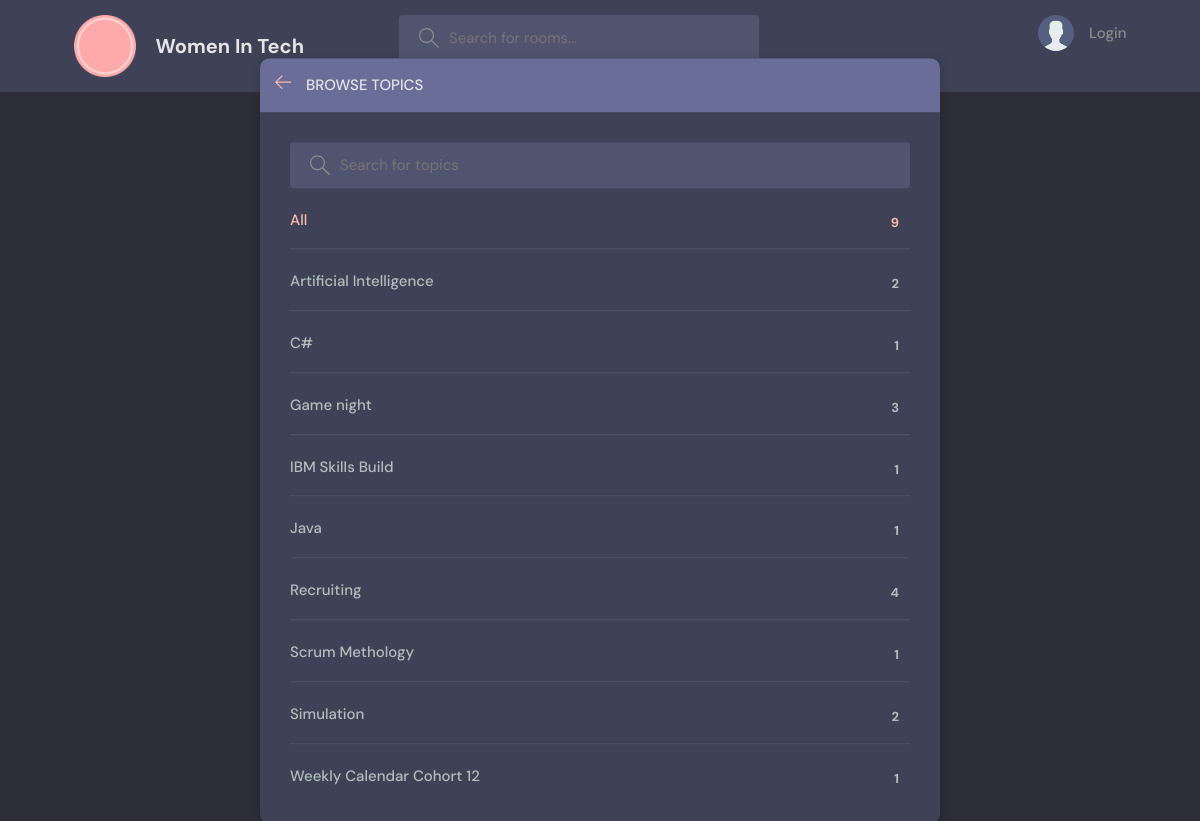
Before: /topics/ with the older database file.
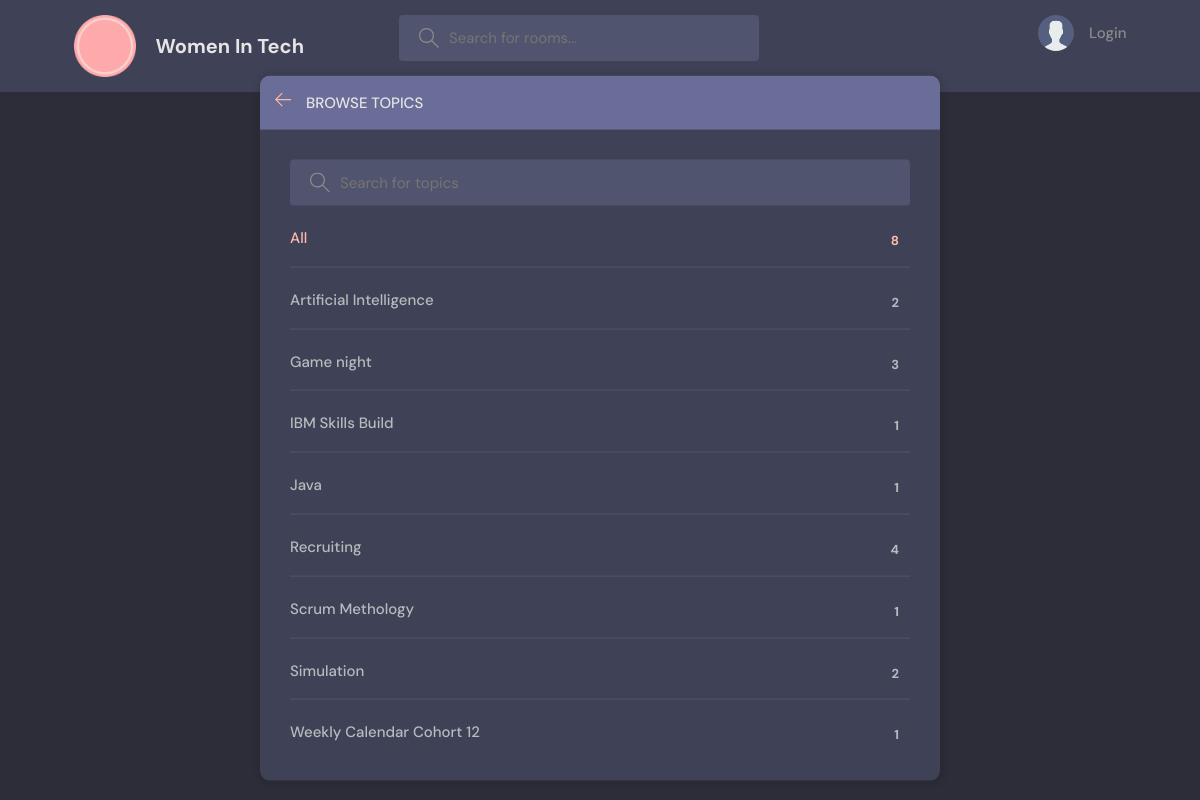
After: the same page with the newer database file.
### base/models.py (models this page shows, shortened)
class Topic(models.Model):
    name = models.CharField(max_length=200)
    class Meta:
        ordering = ['name']

### base/views.py (the view)
# urls.py: path('topics/', views.topicsPage, name='topics'),
def topicsPage(request):
    q = request.GET.get("q") if request.GET.get("q") != None else ""
    topics = Topic.objects.filter(name__icontains=q)
    return render(request, "base/topics.html", {"topics": topics})

### base/templates/base/topics.html (shortened to what this page needs)
{% extends 'main.html' %}
{% block content %}
<main class="create-room layout">
    <div class="container">
        <div class="layout__box">
            <div class="layout__boxHeader">
                <div class="layout__boxTitle">
                    <a href="{% url 'home' %}">
                        <svg version="1.1" xmlns="http://www.w3.org/2000/svg" width="32" height="32"
                            viewBox="0 0 32 32">
                            <title>arrow-left</title>
                            <path
                                d="M13.723 2.286l-13.723 13.714 13.719 13.714 1.616-1.611-10.96-10.96h27.625v-2.286h-27.625l10.965-10.965-1.616-1.607z">
                            </path>
                        </svg>
                    </a>
                    <h3>Browse Topics</h3>
                </div>
            </div>
            <div class="topics-page layout__body">
                <form action="" method="GET" class="header__search">
                    <label>
                        <input name="q" placeholder="Search for topics" />
                    </label>
                </form>
                <ul class="topics__list">
                    <li>
                        <a href="{% url 'topics' %}" class="active">All <span>{{topics.count}}</span></a>
                    </li>
                    {% for topic in topics %}
                    <li>
                        <a href="{% url 'home' %}?q={{topic.name}}">{{ topic.name }}
                            <span>{{topic.room_set.all.count}}</span></a>
                    </li>
                    {% endfor %}
                </ul>
            </div>
        </div>
    </div>
</main>
{% endblock content %}

Changed rows visible on the page:
removed Topic: name "C#", room_set.all.count "1"
Other visible differences:
{{ topics.count }}: "9" → "8"
